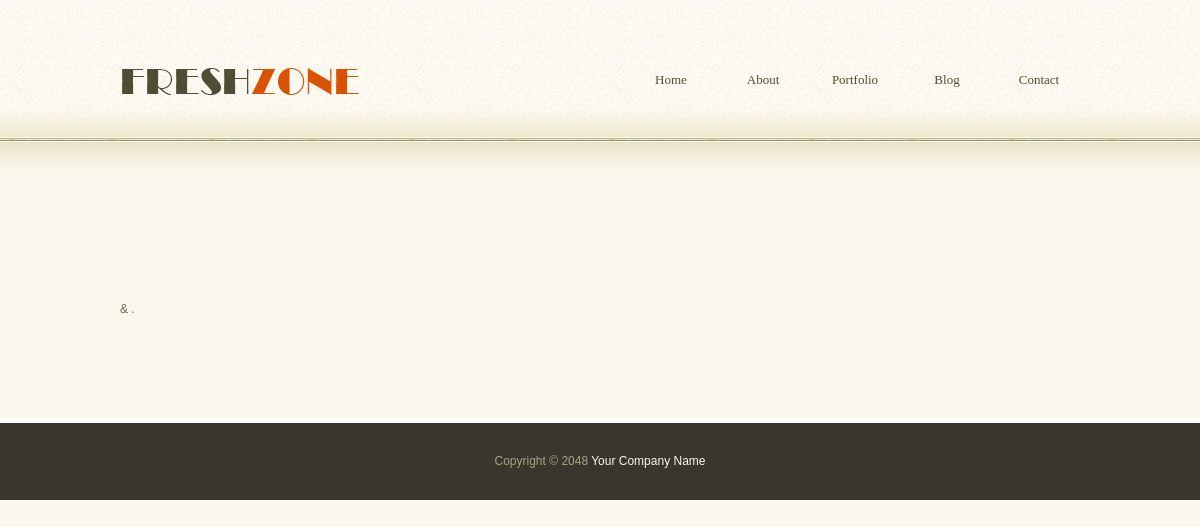
Page /about/ on the earlier database version.
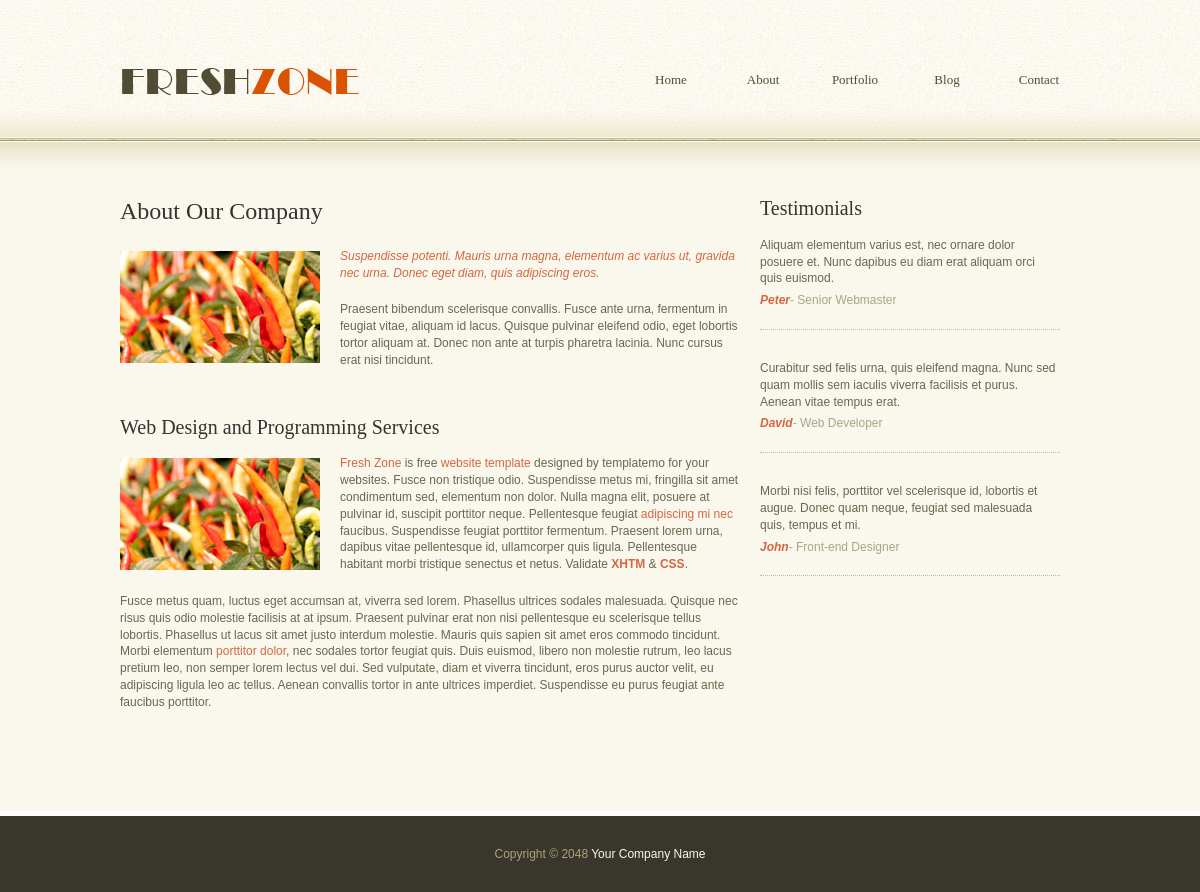
Same page on the later database version.
### app/models.py (models this page shows, shortened)
class About(models.Model):
    title = models.CharField(max_length=255)
    description1 = models.CharField(max_length=500, blank=True, null=True)
    description2 = models.CharField(max_length=500, blank=True, null=True)
    image_title = models.CharField(max_length=255)
    image_class = models.CharField(max_length=255)
    image = models.ImageField(upload_to="about")
    class Meta:
        verbose_name = "About"
        verbose_name_plural = "About"

class WebDesign(models.Model):
    title = models.CharField(max_length=255)
    description1 = models.CharField(max_length=500, blank=True, null=True)
    description2 = models.CharField(max_length=500, blank=True, null=True)
    description3 = models.CharField(max_length=500, blank=True, null=True)
    description4 = models.CharField(max_length=2500, blank=True, null=True)
    description5 = models.CharField(max_length=2500, blank=True, null=True)
    image_title = models.CharField(max_length=255, blank=True, null=True)
    image_class = models.CharField(max_length=255, blank=True, null=True)
    image = models.ImageField(upload_to="web_desine", blank=True, null=True)
    link_url1 = models.URLField(max_length=255, blank=True, null=True)
    link_url2 = models.URLField(max_length=255, blank=True, null=True)
    link_url3 = models.CharField(max_length=255, blank=True, null=True)
    link_url4 = models.URLField(max_length=255, blank=True, null=True)
    link_url5 = models.URLField(max_length=255, blank=True, null=True)
    link_url6 = models.CharField(max_length=255, blank=True, null=True)
    link_name1 = models.CharField(max_length=255, blank=True, null=True)
    link_name2 = models.CharField(max_length=255, blank=True, null=True)
    link_name3 = models.CharField(max_length=255, blank=True, null=True)
    link_name4 = models.CharField(max_length=255, blank=True, null=True)
    link_name5 = models.CharField(max_length=255, blank=True, null=True)
    link_name6 = models.CharField(max_length=255, blank=True, null=True)
    class Meta:
        verbose_name = "Web Design"
        verbose_name_plural = "Web Design"

class TestimonialsMain(models.Model):
    title = models.CharField(max_length=255)
    class Meta:
        verbose_name = "Testimonials Main"
        verbose_name_plural = "Testimonials Main"

class Testimonials(models.Model):
    description = models.CharField(max_length=255)
    name = models.CharField(max_length=255)
    link_url = models.CharField(max_length=255)
    position = models.CharField(max_length=255)
    class Meta:
        verbose_name = "Testimonials"
        verbose_name_plural = "Testimonials"

### app/views.py (the view)
# urls.py: path('about/', views.about, name="about"),
def about(request):
    context = {
        "header_text": HeaderText.objects.all().first(),
        "footer_text": FooterText.objects.all().first(),
        "about": About.objects.all().first(),
        "web_design": WebDesign.objects.all().first(),
        "testimonials_main": TestimonialsMain.objects.all().first(),
        "testimonials": Testimonials.objects.all(),
    }
    return render(request, "about.html", context)

### app/templates/about.html (shortened to what this page needs)
{% extends "base.html" %}
{% load static %}
  {% block about_template %}
      <div id="templatemo_main_wrapper">
          <div id="templatemo_main">
              <div class="col two-third">
                  <h2>{{about.title}}</h2>
                  <img src="{{about.image.url}}" alt="{{about.image_title}}" class="{{about.image_class}}" />
                  <p><em>{{about.description1}}</em></p>
                  <p>{{about.description2}}</p>
                  <div class="cleaner h30"></div>
                  <h3>{{web_design.title}}</h3>
                  <img src="{{web_design.image.url}}" alt="{{web_design.image_title}}" class="{{web_design.image_class}}" />
                  <p><a rel="nofollow" href="{{web_design.link_url1}}">{{web_design.link_name1}}</a> {{web_design.description1}}
                    <a rel="nofollow" href="{{web_design.link_url2}}">{{web_design.link_name2}}</a>
                    {{web_design.description2}}
                    <a href="{{web_design.link_url3}}">{{web_design.link_name3}}</a> {{web_design.description3}}
                    <a href="{{web_design.link_url4}}" rel="nofollow"><strong>{{web_design.link_name4}}</strong></a> &amp;
                    <a href="{{web_design.link_url5}}" rel="nofollow"><strong>{{web_design.link_name5}}</strong></a>.</p>
                  <p>{{web_design.description4}}
                    <a href="{{web_design.link_url6}}">{{web_design.link_name6}}</a>{{web_design.description5}}</p>
              </div>
              <div class="col one_third no_margin_right">
                  <h3>{{testimonials_main.title}}</h3>
                    {% for t in testimonials %}
                      <div class="testimonial">
                          <p>{{t.description}}</p>
                          <cite>{{t.name}}<a href="{{t.link_url}}"><span>{{t.position}}</span></a></cite>
                      </div>
                    {% endfor %}
              </div>
          </div>
      </div>
  {% endblock %}

Differences in the rows shown:
added About: title "About Our Company", image (picture), description1 "Suspendisse potenti. Mauris urna magna, elementum ac varius ut, gravida nec urna. Donec eget diam, quis adipiscing eros.", description2 "Praesent bibendum scelerisque convallis. Fusce ante urna, fermentum in feugiat vitae, aliquam id lacus. Quisque pulvinar eleifend odio, eget lobortis tortor aliquam at. Donec non ante at turpis pharetra lacinia. Nunc cursus erat nisi tincidunt."
added WebDesign: title "Web Design and Programming Services", image (picture), link_name1 "Fresh Zone", description1 "is free", link_name2 "website template", description2 "designed by templatemo for your websites. Fusce non tristique odio. Suspendisse metus mi, fringilla sit amet condimentum sed, elementum non dolor. Nulla magna elit, posuere at pulvinar id, suscipit porttitor neque. Pellentesque feugiat", link_name3 "adipiscing mi nec", description3 "faucibus. Suspendisse feugiat porttitor fermentum. Praesent lorem urna, dapibus vitae pellentesque id, ullamcorper quis ligula. Pellentesque habitant morbi tristique senectus et netus. Validate", link_name4 "XHTM", link_name5 "CSS", description4 "Fusce metus quam, luctus eget accumsan at, viverra sed lorem. Phasellus ultrices sodales malesuada. Quisque nec risus quis odio molestie facilisis at at ipsum. Praesent pulvinar erat non nisi pellentesque eu scelerisque tellus lobortis. Phasellus ut lacus sit amet justo interdum molestie. Mauris quis sapien sit amet eros commodo tincidunt. Morbi elementum", link_name6 "porttitor dolor", description5 ", nec sodales tortor feugiat quis. Duis euismod, libero non molestie rutrum, leo lacus pretium leo, non semper lorem lectus vel dui. Sed vulputate, diam et viverra tincidunt, eros purus auctor velit, eu adipiscing ligula leo ac tellus. Aenean convallis tortor in ante ultrices imperdiet. Suspendisse eu purus feugiat ante faucibus porttitor."
added TestimonialsMain: title "Testimonials"
added Testimonials: description "Aliquam elementum varius est, nec ornare dolor posuere et. Nunc dapibus eu diam erat aliquam orci quis euismod.", name "Peter", position "- Senior Webmaster"
added Testimonials: description "Curabitur sed felis urna, quis eleifend magna. Nunc sed quam mollis sem iaculis viverra facilisis et purus. Aenean vitae tempus erat.", name "David", position "- Web Developer"
added Testimonials: description "Morbi nisi felis, porttitor vel scelerisque id, lobortis et augue. Donec quam neque, feugiat sed malesuada quis, tempus et mi.", name "John", position "- Front-end Designer"
